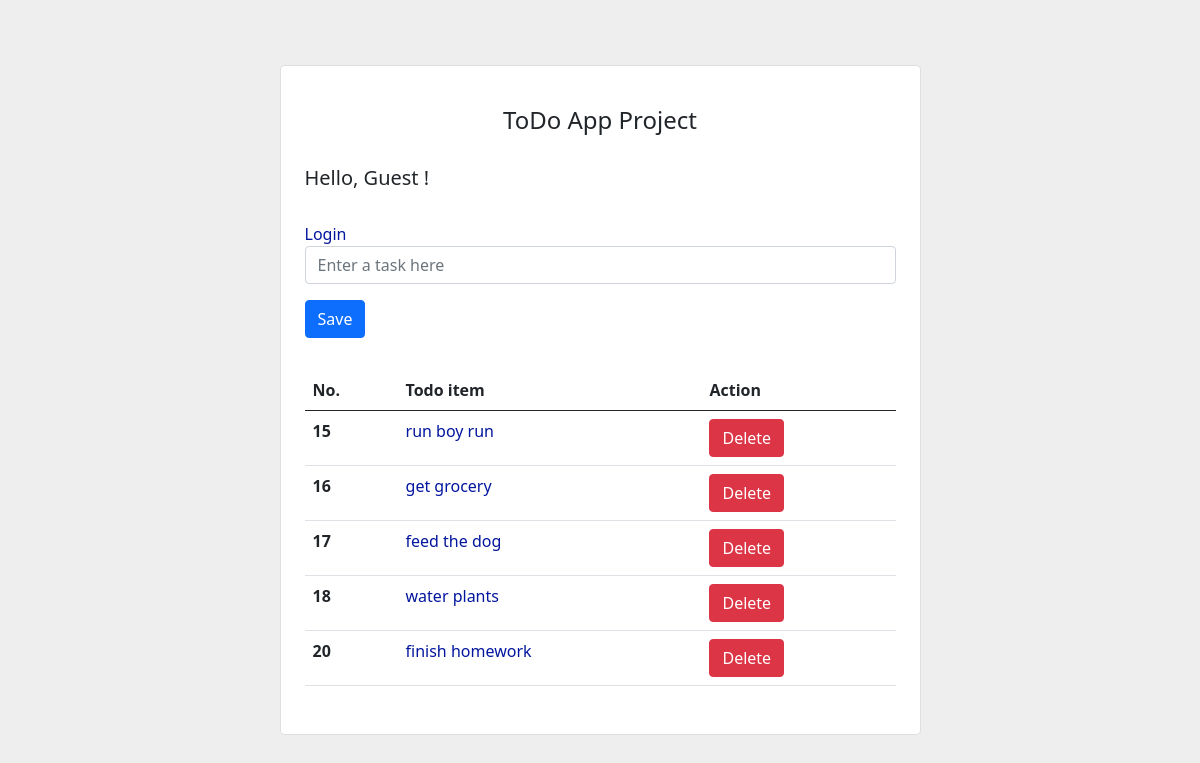
The page /todoapp/ on the database its author committed.
### todoapp/models.py (models this page shows)
class TodoList(models.Model):
    name = models.CharField(max_length=110, unique=True)

### todoapp/views.py (the view)
# urls.py: path('todoapp/', todoappview, name='home'),
def todoappview(request):
    all_todo_items = TodoList.objects.all()
    return render(request, 'index.html', {'all_items': all_todo_items})

### templates/index.html (shortened to what this page needs)
<!DOCTYPE html>
<html lang="en">
    <head>
        <link href="https://cdn.jsdelivr.net/npm/bootstrap@5.0.2/dist/css/bootstrap.min.css" rel="stylesheet">
    </head>
    <body>
        <section class="vh-100" style="background-color: #eee;">
    <div class="container py-5 h-100">
    <div class="row d-flex justify-content-center align-items-center h-100">
      <div class="col col-lg-9 col-xl-7">
        <div class="card rounded-3">
          <div class="card-body p-4">
            <h4 class="text-center my-3 pb-3">ToDo App Project</h4>
            <h5 class="text-right my-3 pb-3">Hello, {{user.username|default:'Guest'}} !</h5>
            <div class="text-left">
                {% if user.is_authenticated %}
                    <a href="{% url 'logout' %}">Logout</a>
                    <a href="{% url 'password_change' %}">Change Password</a>
                {% else %}
                    <a href="{% url 'login' %}">Login</a>
                {% endif %}
            </div>
            <form action="{% url 'addtodo' %}" method="post" class="row row-cols-lg-auto g-3 justify-content-center align-items-center mb-4 pb-2">
              <div class="col-12">
                <div class="form-outline">
                  <input type="text" id="form1" class="form-control" name="todoname" placeholder="Enter a task here" />
                </div>
              </div>
              <div class="col-12">
                <button type="submit" class="btn btn-primary">Save</button>
              </div>
            </form>
            <table class="table mb-4">
              <thead>
                <tr>
                  <th scope="col">No.</th>
                  <th scope="col">Todo item</th>
                  <th scope="col">Action</th>
                </tr>
              </thead>
              <tbody>
                {% for item in all_items %}
                <tr>
                  <th scope="row">{{item.id}}</th>
                  <td><a href="{% url 'todolistpage' i=item.id %}">{{item.name}}</a></td>
                  <td>
                    <form action="{% url 'deletetodo' i=item.id %}" method="post">
                        <button type="submit" class="btn btn-danger">Delete</button>
                    </form>
                  </td>
                </tr>
                {% endfor %}
              </tbody>
            </table>
          </div>
        </div>
      </div>
    </div>
  </div>
</section>
    </body>
</html>

### templates/index.html (style rules this page uses)
a:link, a:visited { color: #03169e; text-decoration: none; }

### rows shown on the page
TodoList: id "15", name "run boy run"
TodoList: id "16", name "get grocery"
TodoList: id "17", name "feed the dog"
TodoList: id "18", name "water plants"
TodoList: id "20", name "finish homework"

### other values the page prints
{{ user.username|default:'Guest' }} "Guest"
